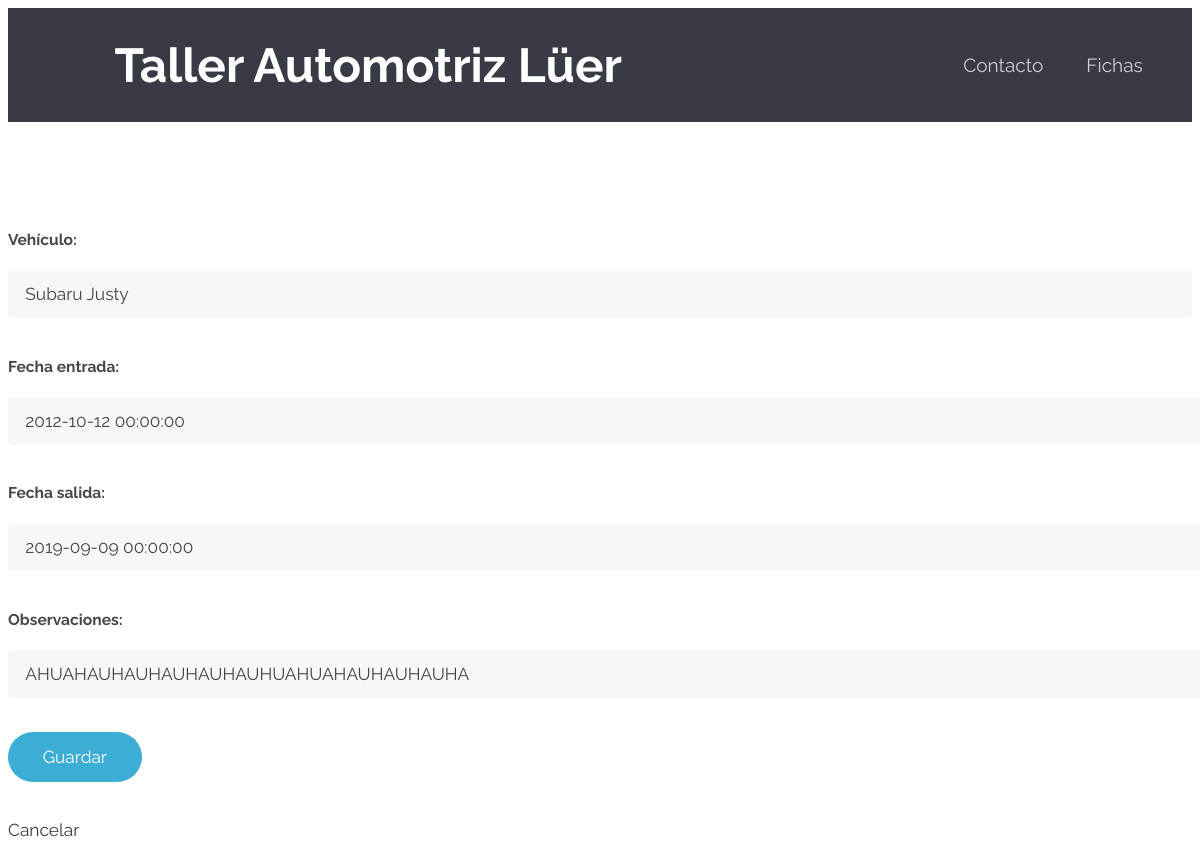
/fichas/vehiculos/2/atenciones/2/editar/, run on the app's committed database.
### fichas/models.py (models this page shows, shortened)
class Atencion(models.Model):
	id_vehiculo		= models.ForeignKey('Vehiculo', on_delete=models.CASCADE, verbose_name='Vehículo')
	fecha_entrada	= models.DateTimeField()
	fecha_salida	= models.DateTimeField(blank=True)
	observaciones	= models.CharField(blank=True, max_length=500)

### fichas/views.py (the view)
# urls.py: path('vehiculos/<int:id>/atenciones/<int:at>/editar/', atencion_update_view, name='atencion-update'),
def atencion_update_view(request, id, at):
	obj = get_object_or_404(Atencion, id=at)
	form = AtencionForm(request.POST or None, instance=obj)
	if form.is_valid():
		form.save()
	context = {
		'form': form
	}
	return render(request, "atenciones/atencion_create.html", context)

### fichas/forms.py
class AtencionForm(forms.ModelForm):
	class Meta:
		model = Atencion
		fields = [
			'id_vehiculo',
			'fecha_entrada',
			'fecha_salida',
			'observaciones'
		]

### fichas/models.py (called while the page is built)
	def __str__(self):
		return  self.marca + ' ' + self.modelo

### fichas/templates/atenciones/atencion_create.html (shortened to what this page needs)
{% extends 'base.html' %}
{% block content %}
<form method='POST'> {% csrf_token %}
	{{ form.as_p }}
	<input type='submit' value='Guardar'/>
</form>
<p><a href='../'>Cancelar</a></p>
{% endblock %}

### static/css/style.css (style rules this page uses)
body { background: #fff; }
body, input, select, textarea { color: #444; font-family: "Raleway", Helvetica, sans-serif; font-size: 13pt; font-weight: 400; line-height: 1.65em; }
a { color: #383b43; text-decoration: none; }
p { margin: 0 0 2em 0; }
form { margin: 0 0 2em 0; }
label { color: #474747; display: block; font-size: 0.9em; font-weight: 700; margin: 0 0 1em 0; }
input[type="text"], input[type="password"], input[type="email"], select, textarea { -moz-appearance: none; -webkit-appearance: none; -o-appearance: none; -ms-appearance: none; appearance: none; background: rgba(144, 144, 144, 0.075); border-radius: 4px; border: none; color: inherit; display: block; outline: 0; padding: 0 1em; text-decoration: none; width: 100%; }
input[type="text"], input[type="password"], input[type="email"], select { height: 2.75em; }
input[type="submit"], input[type="reset"], input[type="button"], .button { -moz-appearance: none; -webkit-appearance: none; -o-appearance: none; -ms-appearance: none; appearance: none; -moz-transition: background-color 0.2s ease-in-out, color 0.2s ease-in-out; -webkit-transition: background-color 0.2s ease-in-out, color 0.2s ease-in-out; -o-transition: background-color 0.2s ease-in-out, color 0.2s ease-in-out; -ms-transition: background-color 0.2s ease-in-out, color 0.2s ease-in-out; transition: background-color 0.2s ease-in-out, color 0.2s ease-in-out; background-color: #3cadd4; border-radius: 30px; border: 0; color: #ffffff !important; cursor: pointer; display: inline-block; font-weight: 400; height: 2.85em; line-height: 2.95em; padding: 0 2em; text-align: center; text-decoration: none; white-space: nowrap; }

### data on the page
Atencion: id_vehiculo "Subaru Justy", fecha_entrada "2012-10-12 00:00:00", fecha_salida "2019-09-09 00:00:00", observaciones "AHUAHAUHAUHAUHAUHAUHUAHUAHAUHAUHAUHA"
